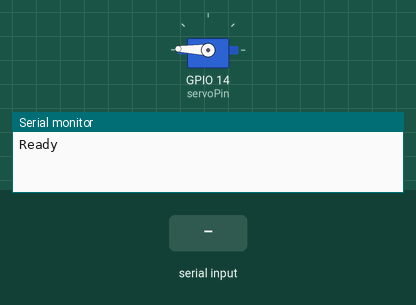
A sketch run on a simulated ESP32. On the bench: servo, the last lines printed to the serial monitor. Inputs (shaded band) come from the test bench.

Above: at 1.2 s.
1.3 s: "c" received over Serial
At 2.4 s:
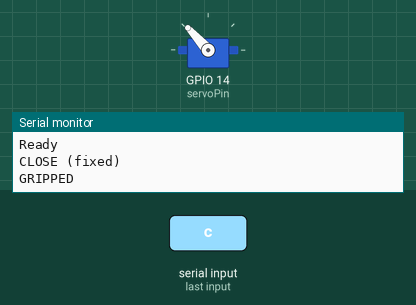
3.1 s: "o" received over Serial
At 3.5 s:
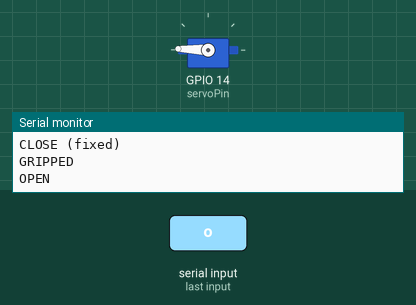
Timing chart, 0 to 6.1 s (numbered marks = the images above; inputs shaded):
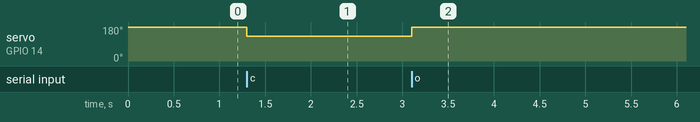

The sketch:

servo_for_known_object_size.ino
```cpp
/*
micro-relase

o = open
c = close

code initially opens the gripper (openPos)
set the close position (closePos) - 2 using the calibration code

+2 is for releaseOffset used for micro-release

*/

#include <ESP32Servo.h>

Servo servo1;

const int servoPin = 14;

int openPos  = 178;
int closePos = 130;   // 👈 set based on object size ("" - 2)
int releaseOffset = 2;

void setup() {
  Serial.begin(115200);
  servo1.attach(servoPin, 500, 2500);

  servo1.write(openPos);
  Serial.println("Ready");
}

void loop() {
  if (Serial.available()) {
    char cmd = Serial.read();

    if (cmd == 'o') {
      servo1.attach(servoPin, 500, 2500);
      servo1.write(openPos);
      Serial.println("OPEN");
    }

    if (cmd == 'c') {
      Serial.println("CLOSE (fixed)");

      servo1.attach(servoPin, 500, 2500);

      // Direct close
      servo1.write(closePos);
      delay(300);

      // 🔥 Micro-release
      servo1.write(closePos + releaseOffset);

      Serial.println("GRIPPED");
    }
  }
}
```

Measured:
- after the input at 1.3 s, servo on GPIO 14 (servoPin): 178° → 130° at once, → 132° 0.30 s later
- after the input at 3.1 s, servo on GPIO 14 (servoPin): 132° → 178° at once
